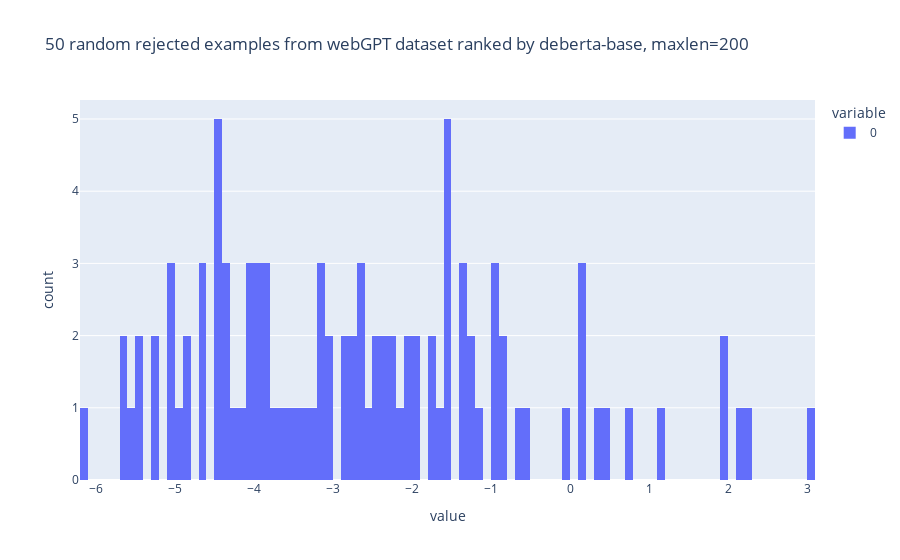

This figure's notebook cell:
### Code cell
fig = px.histogram(score_rejected_webGPT, nbins=100, title="50 random rejected examples from webGPT dataset ranked by deberta-base, maxlen=200")
fig.show()

### Figure 1 — Plotly figure (JSON) as saved in the notebook; plotly's stock layout.template omitted (floating-point values rounded to 4 significant figures)
{"data": [{"alignmentgroup": "True", "bingroup": "x", "hovertemplate": "variable=0<br>value=%{x}<br>count=%{y}<extra></extra>", "legendgroup": "0", "marker": {"color": "#636efa", "pattern": {"shape": ""}}, "name": "0", "nbinsx": 100, "offsetgroup": "0", "orientation": "v", "showlegend": true, "type": "histogram", "x": [-2.134, -2.897, -1.502, -0.5903, -4.46, -3.701, -4.636, -4.801, 1.925, -2.736, -1.578, -4.473, -4.472, 3.01, -2.218, -3.549, -4.214, -5.067, -3.812, -0.804, -3.088, -5.064, -1.378, -0.9791, -5.618, -1.546, -5.037, -5.251, -2.007, -2.45, -0.927, -3.171, -4.821, -2.062, -1.59, -1.733, 0.127, -1.14, -2.312, 0.7994, -2.201, -3.921, -1.734, -3.667, -1.57, -1.271, -4.05, -0.9008, -3.183, -6.121, -4.304, -0.0222, -0.6685, -0.8678, -1.992, -2.424, -4.611, -4.352, -3.238, -1.34, -3.852, -5.539, -4.5, -2.384, -3.367, -3.981, -1.289, -4.052, 0.1931, 2.212, -4.037, -2.679, 0.1044, -4.644, -5.213, -4.106, 1.191, -1.313, -2.642, 0.3781, -3.459, 1.999, -5.429, -4.306, -3.838, -4.915, -3.176, -2.754, -5.65, -2.664, -5.458, -3.057, -4.446, -2.882, -1.697, -2.536, -1.917, -3.92, 2.115, 0.4283], "xaxis": "x", "yaxis": "y"}], "layout": {"barmode": "relative", "legend": {"title": {"text": "variable"}, "tracegroupgap": 0}, "title": {"text": "50 random rejected examples from webGPT dataset ranked by deberta-base, maxlen=200"}, "xaxis": {"anchor": "y", "domain": [0, 1], "title": {"text": "value"}}, "yaxis": {"anchor": "x", "domain": [0, 1], "title": {"text": "count"}}}}
